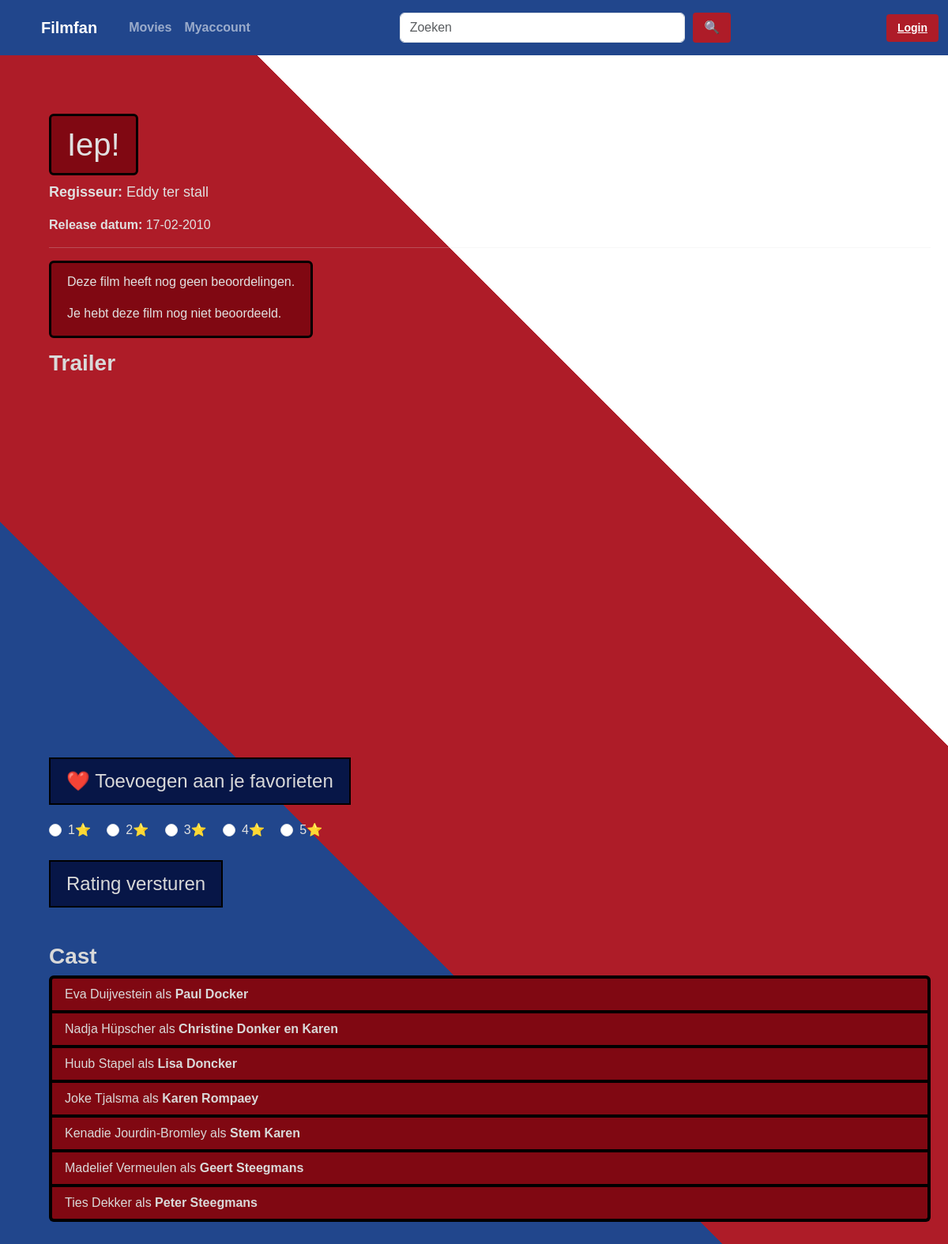
The page /film/11 on the database its author committed.
### app/models.py (models this page shows, shortened)
class Film(db.Model):
    id: Mapped[int] = mapped_column(primary_key=True)
    title: Mapped[str] = mapped_column(Text)
    regisseur_id: Mapped[int] = mapped_column(ForeignKey("regisseur.id"))
    release_datum: Mapped[date] = mapped_column(Date, nullable=False)
    trailer_url: Mapped[str] = mapped_column(Text, nullable=False)
    regisseur = relationship("Regisseur", back_populates="films")
    rollen = relationship("Rol", back_populates="film")
    favorite_links = relationship("Favorite", back_populates="film")
    ratings = relationship("Rating", back_populates="film")

class Regisseur(db.Model):
    id: Mapped[int] = mapped_column(primary_key=True)
    voornaam: Mapped[str] = mapped_column(Text)
    achternaam: Mapped[str] = mapped_column(Text)
    films = relationship("Film", back_populates="regisseur")

class Rol(db.Model):
    id: Mapped[int] = mapped_column(primary_key=True)
    acteur_id: Mapped[int] = mapped_column(ForeignKey("acteur.id"))
    film_id: Mapped[int] = mapped_column(ForeignKey("film.id"))
    personage: Mapped[str] = mapped_column(Text)
    acteur = relationship("Acteur", back_populates="rollen")
    film = relationship("Film", back_populates="rollen")

class Acteur(db.Model):
    id: Mapped[int] = mapped_column(primary_key=True)
    voornaam: Mapped[str] = mapped_column(Text)
    achternaam: Mapped[str] = mapped_column(Text)
    rollen = relationship("Rol", back_populates="acteur")

### app/films/routes.py (the view)
@bp.route("/<int:film_id>")
def film_pagina(film_id):
    film = Film.query.get_or_404(film_id)
    regisseur = Regisseur.query.get(film.regisseur_id)
    rollen = Rol.query.filter_by(film_id=film_id).all()
    rollen_met_acteurs = []
    for rol in rollen:
        acteur = Acteur.query.get(rol.acteur_id)
        rollen_met_acteurs.append({
            "personage": rol.personage,
            "acteur": acteur
        })
    query_avg = db.select(db.func.avg(Rating.value)).where(Rating.film_id == film_id)
    avg_result = db.session.execute(query_avg).scalar()
    average_rating = round(avg_result, 1) if avg_result else None
    user_id = session.get("user_id")
    query_user = db.select(Rating.value).where(Rating.film_id == film_id).where(Rating.user_id == user_id)
    user_rating = db.session.execute(query_user).scalar_one_or_none()
    return render_template(
        "film.html",
        film=film,
        regisseur=regisseur,
        rollen=rollen_met_acteurs,
        average_rating=average_rating,
        user_rating=user_rating
    )

### app/films/templates/film.html (shortened to what this page needs)
{% extends "template.html" %}
{% block stylesheet %}
<link rel="stylesheet" href="{{ url_for ('static', filename='css/template.css') }}">
<link rel="stylesheet" href="{{ url_for('static', filename='css/film.css') }}">
{% endblock %}
{% block content %}
<div class="container mt-4">
    <h1 class="jumbotron">{{ film.title}}</h1>
    <p class="film-info">
        <strong>Regisseur:</strong>
        {{ regisseur.voornaam }} {{ regisseur.achternaam }}
    </p>
    <p>
        <strong>Release datum:</strong>
        {{ film.release_datum.strftime("%d-%m-%Y") }}
    </p>
    <hr>
    <div class="jumbotron" id = "padding-lowered">
        {% if average_rating %}
        <p>Gemiddelde beoordeling: <strong>{{ average_rating }}</strong> ⭐</p>
        {% else %}
        <p>Deze film heeft nog geen beoordelingen.</p>
        {% endif %}
        {% if user_rating %}
        <p>Jouw beoordeling: <strong>{{ user_rating }}</strong> ⭐</p>
        {% else %}
        <p>Je hebt deze film nog niet beoordeeld.</p>
        {% endif %}
    </div>
    <h3> <strong>Trailer</strong> </h3>
    <div style="max-width: 800px;">
        <div class="ratio ratio-16x9 mb-4">
            <iframe src="https://www.youtube.com/embed/{{ film.trailer_url }}" allowfullscreen>
            </iframe>
        </div>
    </div>
    <form action="{{ url_for('films.favorite', film_id=film.id) }}" method="POST">
        <button type="submit" class="favorite-btn">
            ❤️ Toevoegen aan je favorieten
        </button>
    </form>
    <div class="review-rating">
        <form action="{{ url_for('films.review', film_id=film.id) }}" method="POST">
            <div class="form-check form-check-inline">
                <input class="form-check-input" type="radio" name="rating" id="star1" value="1">
                <label class="form-check-label" for="star1">1⭐</label>
            </div>
            <div class="form-check form-check-inline">
                <input class="form-check-input" type="radio" name="rating" id="star2" value="2">
                <label class="form-check-label" for="star2">2⭐</label>
            </div>
            <div class="form-check form-check-inline">
                <input class="form-check-input" type="radio" name="rating" id="star3" value="3">
                <label class="form-check-label" for="star3">3⭐</label>
            </div>
            <div class="form-check form-check-inline">
                <input class="form-check-input" type="radio" name="rating" id="star4" value="4">
                <label class="form-check-label" for="star4">4⭐</label>
            </div>
            <div class="form-check form-check-inline">
                <input class="form-check-input" type="radio" name="rating" id="star5" value="5">
                <label class="form-check-label" for="star5">5⭐</label>
            </div>
            <br>
            <br>
            <button type="submit" class="send-btn"> Rating versturen </button>
        </form>
    </div>
    <h3 class="cast-titel">Cast</h3>
    <ul class="list-group">
        {% for rol in rollen %}
        <li class="list-group-item">
            {{ rol.acteur.voornaam }} {{ rol.acteur.achternaam }}
            als <strong>{{ rol.personage }}</strong>
        </li>
        {% endfor %}
    </ul>
</div>
{% endblock %}

### app/static/css/template.css (style rules this page uses)
body { background: linear-gradient(45deg, #21468C 33%, #AE1C28 33%, #AE1C28 66%, #FFFFFF 66%); color: #E0E0E0; font-family: Arial, sans-serif; background-size: cover; background-position: center center; background-attachment: fixed; min-height: 100vh; }
.list-group-item { background-color: #800812; color: #d9d9d9; border-color: #000000; border-width: 4px; }
.jumbotron { background-color: #800812; padding: 12px 20px; display: inline-block; border-radius: 6px; border: 3px solid #000000; }

### app/static/css/film.css (style rules this page uses)
h3 { color: #d9d9d9; }
.cast-titel { color: #d9d9d9; font-weight: bold; margin-top: 25px; }
.film-info { font-size: 18px; }
.favorite-btn { background-color: #071647; cursor: pointer; color: #d9d9d9; font-size: 24px; border: 2px solid black; padding: 10px 20px; margin-bottom: 20px; }
.send-btn { background-color: #071647; cursor: pointer; color: #d9d9d9; font-size: 24px; border: 2px solid black; padding: 10px 20px; margin-bottom: 20px; }
#padding-lowered { padding-bottom: 0px; margin-bottom: 15px }
.list-group { padding-bottom:30px; }

### rows shown on the page
Film: title "Iep!", release_datum "17-02-2010"
Regisseur: voornaam "Eddy", achternaam "ter stall"
Rol: acteur.voornaam "Eva", acteur.achternaam "Duijvestein", personage "Paul Docker"
Rol: acteur.voornaam "Nadja", acteur.achternaam "Hüpscher", personage "Christine Donker en Karen"
Rol: acteur.voornaam "Huub", acteur.achternaam "Stapel", personage "Lisa Doncker"
Rol: acteur.voornaam "Joke", acteur.achternaam "Tjalsma", personage "Karen Rompaey"
Rol: acteur.voornaam "Kenadie", acteur.achternaam "Jourdin-Bromley", personage "Stem Karen"
Rol: acteur.voornaam "Madelief", acteur.achternaam "Vermeulen", personage "Geert Steegmans"
Rol: acteur.voornaam "Ties", acteur.achternaam "Dekker", personage "Peter Steegmans"
